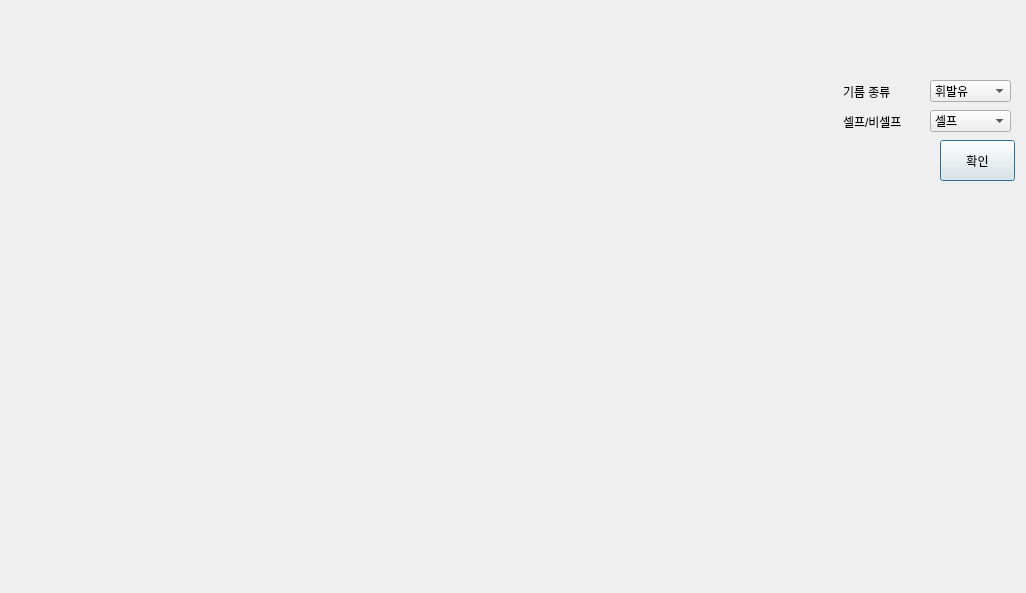
<?xml version="1.0" encoding="UTF-8"?>
<ui version="4.0">
 <class>Dialog</class>
 <widget class="QDialog" name="Dialog">
  <property name="geometry">
   <rect>
    <x>0</x>
    <y>0</y>
    <width>1026</width>
    <height>593</height>
   </rect>
  </property>
  <property name="windowTitle">
   <string>Dialog</string>
  </property>
  <widget class="QWidget" name="verticalLayoutWidget">
   <property name="geometry">
    <rect>
     <x>10</x>
     <y>70</y>
     <width>811</width>
     <height>511</height>
    </rect>
   </property>
   <layout class="QVBoxLayout" name="Graph"/>
  </widget>
  <widget class="QComboBox" name="oil_combo">
   <property name="geometry">
    <rect>
     <x>930</x>
     <y>80</y>
     <width>81</width>
     <height>22</height>
    </rect>
   </property>
   <item>
    <property name="text">
     <string>휘발유</string>
    </property>
   </item>
   <item>
    <property name="text">
     <string>경유</string>
    </property>
   </item>
  </widget>
  <widget class="QLabel" name="label">
   <property name="geometry">
    <rect>
     <x>843</x>
     <y>82</y>
     <width>71</width>
     <height>20</height>
    </rect>
   </property>
   <property name="text">
    <string>기름 종류</string>
   </property>
  </widget>
  <widget class="QLabel" name="label_2">
   <property name="geometry">
    <rect>
     <x>843</x>
     <y>112</y>
     <width>71</width>
     <height>20</height>
    </rect>
   </property>
   <property name="text">
    <string>셀프/비셀프</string>
   </property>
  </widget>
  <widget class="QComboBox" name="self_combo">
   <property name="geometry">
    <rect>
     <x>930</x>
     <y>110</y>
     <width>81</width>
     <height>22</height>
    </rect>
   </property>
   <item>
    <property name="text">
     <string>셀프</string>
    </property>
   </item>
   <item>
    <property name="text">
     <string>비셀프</string>
    </property>
   </item>
  </widget>
  <widget class="QPushButton" name="pushButton">
   <property name="geometry">
    <rect>
     <x>940</x>
     <y>140</y>
     <width>75</width>
     <height>41</height>
    </rect>
   </property>
   <property name="text">
    <string>확인</string>
   </property>
  </widget>
  <widget class="QLabel" name="explanation">
   <property name="geometry">
    <rect>
     <x>830</x>
     <y>200</y>
     <width>181</width>
     <height>381</height>
    </rect>
   </property>
   <property name="text">
    <string/>
   </property>
  </widget>
 </widget>
 <resources/>
 <connections/>
</ui>
